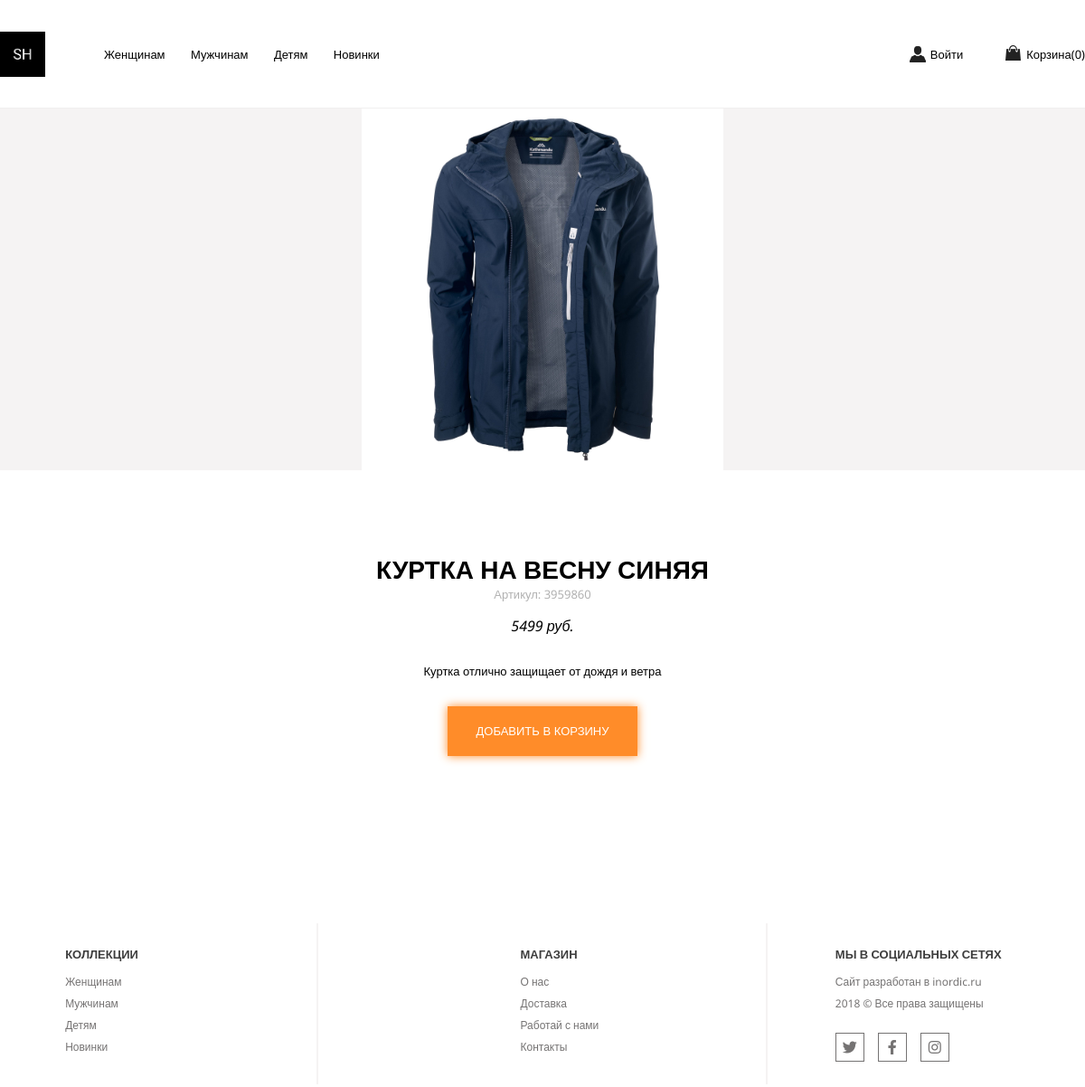
Screenshot of /product.php?id=1 with the database file from the repository.
### tables this page shows
CREATE TABLE IF NOT EXISTS `products` (
  `id` int(11) NOT NULL AUTO_INCREMENT,
  `img_src` varchar(255) NOT NULL,
  `name` varchar(255) NOT NULL,
  `sku` varchar(50) NOT NULL,
  `price` float NOT NULL,
  `description` text NOT NULL,
  PRIMARY KEY (`id`)
);

### product.php (the view, shortened to what this page needs)
<?php
include($_SERVER['DOCUMENT_ROOT'].'/parts/header.php');
$template = [
    'product'=>[],
    'catalog'=>[]
];
if(isset($_GET['id'])) {
    $sql_products = "SELECT * FROM products WHERE id = {$_GET['id']}";
    $result_products = mysqli_query($db, $sql_products);
    $template['product'] = mysqli_fetch_assoc($result_products);
    $sql_product_catalog = "SELECT * FROM product_catalog WHERE product_id = {$_GET['id']}";
    $result_product_catalog = mysqli_query($db, $sql_product_catalog);
    $catalog_id = mysqli_fetch_assoc($result_product_catalog)['catalog_id'];
    $sql_catalog = "SELECT * FROM catalogs WHERE id = {$catalog_id}";
    $result_catalog = mysqli_query($db, $sql_catalog);
    $template['catalog'] = mysqli_fetch_assoc($result_catalog);
} else {
    header("HTTP/1.1 303 See Other");
    header("Location: /catalog.php");
}
?>
<?php if(!empty($template['product'])): ?>
    <div class="product">
        <div class="product_photo">
            <div style="background: url('<?=$template['product']['img_src']?>') center center / contain no-repeat;"></div>
        </div>
        <div class="product_main_info">
            <h3><?=$template['product']['name']?></h3>
            <div class="sku">Артикул: <?=$template['product']['sku']?></div>
            <div class="price" style="margin: 15px 0;"><i><?=$template['product']['price']?> руб.</i></div>
            <p><?=$template['product']['description']?></p>
            <div class="container">
                <svg viewbox="0 0 48 48" xmlns="http://www.w3.org/2000/svg">
                    <path d="M 18 32.34 l -8.34 -8.34 -2.83 2.83 11.17 11.17 24 -24 -2.83 -2.83 z" stroke="#3da35a" fill="transparent"/>
                </svg>
            </div>
            <button data-product-id = '<?=$template['product']['id']?>' class='add-to-basket'>Добавить в корзину</button>
        </div>
    </div>
<?php else: ?>
    <h2>Такого товара нет</h2>
<?php endif; ?>
<?php
    include($_SERVER['DOCUMENT_ROOT'].'/parts/footer.php');
?>

### css/style.css (style rules this page uses)
* { margin: 0; padding: 0; }
html, body { overflow-x: hidden; }

### css/product.css (style rules this page uses)
.product { width: 100%; text-align: center; }
.product_photo { position: relative; display: -webkit-box; display: -ms-flexbox; display: flex; -webkit-box-pack: center; -ms-flex-pack: center; justify-content: center; background-color: #f5f3f3; height: 400px; }
.product_photo div { width: 533px; height: inherit; }
.product_main_info { margin: 90px 0; }
.product_main_info h3 { text-transform: uppercase; font-size: 28px; }
.product_main_info .sku { color: #b1b1b1; font-size: 13px; }
.product_main_info p { font-size: 13px; margin: 30px 0; }
.product_main_info .container { position: absolute; top: 250px; left: 0; right: 0; width: 220px; height: 220px; margin: 0 auto; }
.product_main_info svg { width: 100%; height: 100%; }
.product_main_info button { width: 210px; height: 55px; background-color: #ff8c29; border: none; color: #ffffff; text-transform: uppercase; font-size: 13px; outline: none; cursor: pointer; -webkit-box-shadow: 0 0 10px #ff8c29; box-shadow: 0 0 10px #ff8c29; -webkit-transition: all 1s; transition: all 1s; }

### rows the page displays
products: img_src (picture), name "КУРТКА НА ВЕСНУ СИНЯЯ", sku "3959860", price "5499", description "Куртка отлично защищает от дождя и ветра"

### other values shown
$response['basket']['count'] "0"
